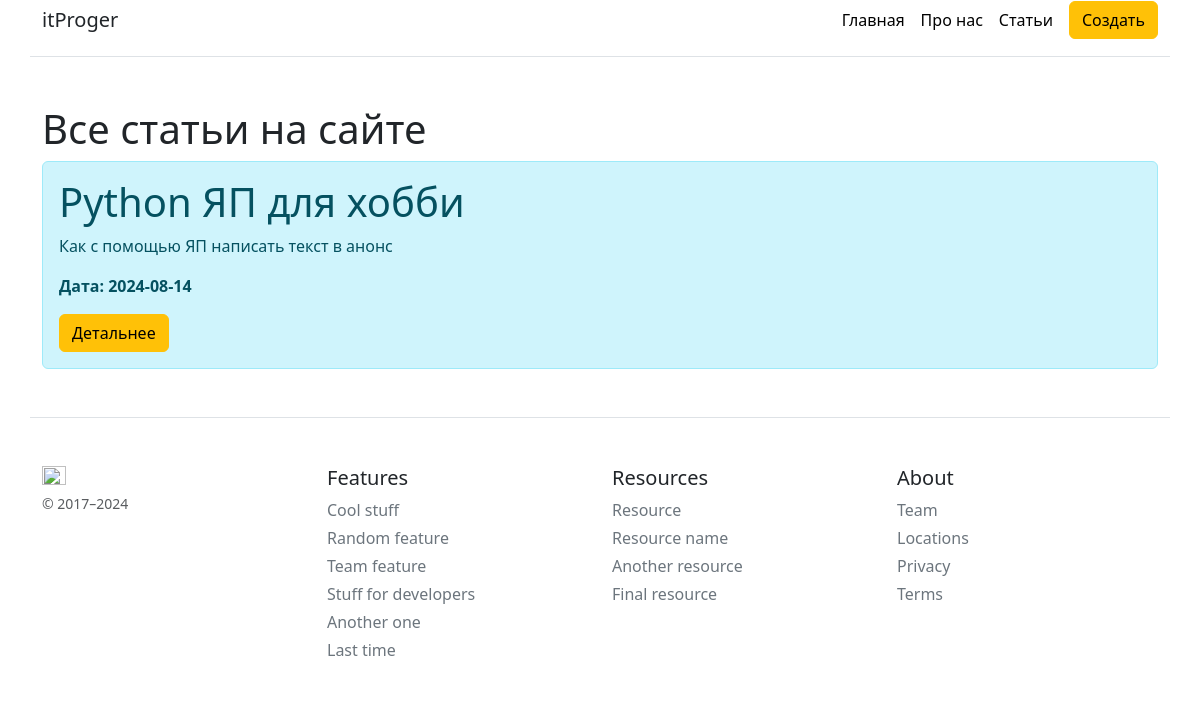
The page /posts on the database its author committed.
### first_app.py (models this page shows, shortened)
class Article(db.Model):
    id = db.Column(db.Integer, primary_key=True)
    title = db.Column(db.String(100), nullable=False)
    intro = db.Column(db.String(300), nullable=False)
    text = db.Column(db.Text, nullable=False)
    date = db.Column(db.DateTime, default=datetime.utcnow)

### first_app.py (the view)
@app.route("/posts")
def posts():
    articles = Article.query.order_by(Article.date.desc()).all()
    return render_template("posts.html", articles=articles)\

### templates/posts.html (shortened to what this page needs)
{% extends "base.html" %}
{% block body %}
<div class="container mt-5">
	<h1>Все статьи на сайте</h1>
    {% if articles|length > 0%}
        {% for el in articles %}
        <div class="alert alert-info">
            <h1> {{ el.title }} </h1>
            <p> {{ el.intro }} </p>
            <p><b>Дата: {{ el.date.date() }} </b></p>
            <a href="/posts/{{el.id}}" class="btn btn-warning">Детальнее</a>
            </div>
        {% endfor %}
    {% else %}
    <p>Пока на этом сайте еще нет статьей</p>
    {% endif %}
</div>
{% endblock %}

### templates/base.html (shortened to what this page needs)
<!DOCTYPE html>
<html lang="ru">
	<head>
		<link rel="stylesheet" href="{{ url_for('static', filename='css/main.css') }}"/>
		<link
			rel="stylesheet"
			href="https://cdn.jsdelivr.net/npm/bootstrap@5.3.2/dist/css/bootstrap.min.css"
		/>
	</head>
	<body>
		<div
			class="container d-flex flex-column flex-md-row align-items-center pb-3 mb-4 border-bottom"
		>
			<h5 class="my-0 mr-md-auto font-weight-normal">itProger</h5>
			<nav class="d-inline-flex mt-2 mt-md-0 ms-md-auto">
				<a class="me-3 py-2 link-body-emphasis text-decoration-none" href="/">Главная</a>
				<a class="me-3 py-2 link-body-emphasis text-decoration-none" href="/about">Про нас</a>
				<a class="me-3 py-2 link-body-emphasis text-decoration-none" href="/posts">Статьи</a>
			</nav>
			<a class="btn btn-warning" href="/create-article">Создать</a>
		</div>
		{% block body %}{% endblock %}
		<footer class="container pt-4 my-md-5 pt-md-5 border-top">
			<div class="row">
				<div class="col-12 col-md">
					<img
						class="mb-2"
						src="https://getbootstrap.com/docs/5.3/assets/brand/bootstrap-logo.svg"
						alt=""
						width="24"
						height="19"
					/>
					<small class="d-block mb-3 text-body-secondary">© 2017–2024</small>
				</div>
				<div class="col-6 col-md">
					<h5>Features</h5>
					<ul class="list-unstyled text-small">
						<li class="mb-1">
							<a class="link-secondary text-decoration-none" href="#"
								>Cool stuff</a
							>
						</li>
						<li class="mb-1">
							<a class="link-secondary text-decoration-none" href="#"
								>Random feature</a
							>
						</li>
						<li class="mb-1">
							<a class="link-secondary text-decoration-none" href="#"
								>Team feature</a
							>
						</li>
						<li class="mb-1">
							<a class="link-secondary text-decoration-none" href="#"
								>Stuff for developers</a
							>
						</li>
						<li class="mb-1">
							<a class="link-secondary text-decoration-none" href="#"
								>Another one</a
							>
						</li>
						<li class="mb-1">
							<a class="link-secondary text-decoration-none" href="#"
								>Last time</a
							>
						</li>
					</ul>
				</div>
				<div class="col-6 col-md">
					<h5>Resources</h5>
					<ul class="list-unstyled text-small">
						<li class="mb-1">
							<a class="link-secondary text-decoration-none" href="#"
								>Resource</a
							>
						</li>
						<li class="mb-1">
							<a class="link-secondary text-decoration-none" href="#"
								>Resource name</a
							>
						</li>
						<li class="mb-1">
							<a class="link-secondary text-decoration-none" href="#"
								>Another resource</a
							>
						</li>
						<li class="mb-1">
							<a class="link-secondary text-decoration-none" href="#"
								>Final resource</a
							>
						</li>
					</ul>
				</div>
				<div class="col-6 col-md">
					<h5>About</h5>
					<ul class="list-unstyled text-small">
						<li class="mb-1">
							<a class="link-secondary text-decoration-none" href="#">Team</a>
						</li>
						<li class="mb-1">
							<a class="link-secondary text-decoration-none" href="#"
								>Locations</a
							>
						</li>
						<li class="mb-1">
							<a class="link-secondary text-decoration-none" href="#"
								>Privacy</a
							>
						</li>
						<li class="mb-1">
							<a class="link-secondary text-decoration-none" href="#">Terms</a>
						</li>
					</ul>
				</div>
			</div>
		</footer>
	</body>
</html>

### rows shown on the page
Article: title "Python ЯП для хобби", intro "Как с помощью ЯП написать текст в анонс", date "2024-08-14"
